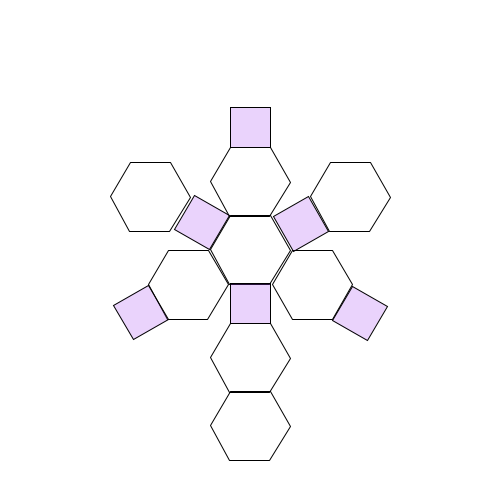
Frame 1 (no input)
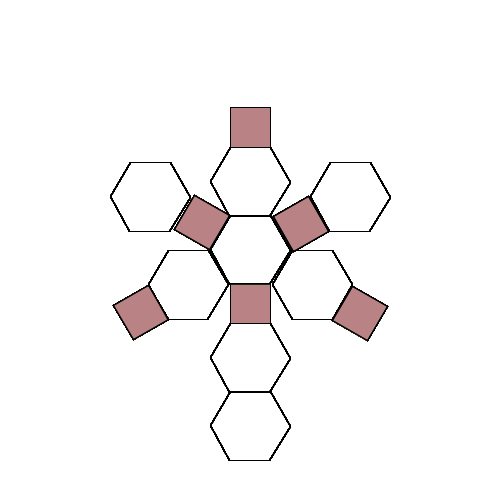
Frame 60 (the mouse pressed at the canvas centre just before this capture)
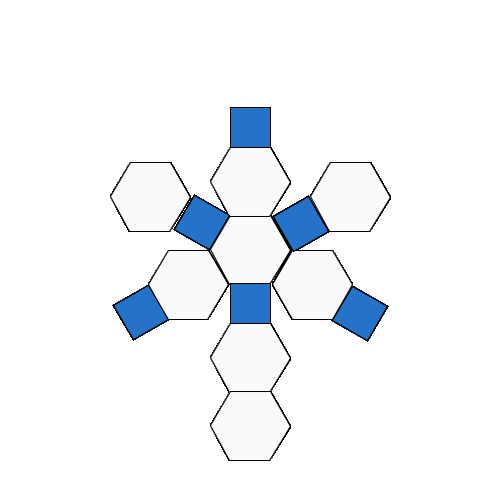
Frame 120 (the mouse held since frame 60 and released just before this capture)

The Processing sketch that drew these frames (run headless with seeded random() and noise(); from frame 60 on, the mouse is pressed at the canvas centre):

// Processing sketch: sketch_02_Exercise23
// ── sketch_02_Exercise23.pde
// Got stuck, used hexagon code from https://www.openprocessing.org/sketch/117535
// Truncated Octahedron
 
void setup() {
  size(500,500);
  background(255);
}
 
void draw() {
  fill(mouseX,mouseY,mouseX,mouseY);
  drawHexagon(250,250,40);
 
  pushMatrix();
  translate(0,-68);
  drawHexagon(250,250,40);
  translate(100,15);
  drawHexagon(250,250,40);
  translate(-200,0);
  drawHexagon(250,250,40);
  popMatrix();
 
  pushMatrix();
  translate(62.75,34.75);
  drawHexagon(250,250,40);
  popMatrix();
 
  pushMatrix();
  translate(-62,34.75);
  drawHexagon(250,250,40);
  popMatrix();
 
  pushMatrix();
  translate(0,108);
  drawHexagon(250,250,40);
  translate(0,68);
  drawHexagon(250,250,40);
  popMatrix();
 
  fill(random(255),random(255),random(255),random(255));
  rect(230,283,40,40);
 
  pushMatrix();
  translate(0,-176);
  rect(230,283,40,40);
  popMatrix();
 
  pushMatrix();
  translate(40,-68);
  rotate(-PI/6);
  rect(59.9,363.5,40,40);
  translate(-183,-3.5);
  rect(59.9,363.5,40,40);
  popMatrix();
 
  pushMatrix();
  translate(-170,100);
  rotate(-PI/3);
  rect(59.9,363.5,40,40);
  translate(0,182);
  rect(59.9,363.5,40,40);
  popMatrix();
}
 
void drawHexagon(float x, float y, float radius) {
  pushMatrix();
  translate(x, y);
  beginShape();
  for (int i = 0; i < 6; i++) {
    pushMatrix();
    float angle = PI*i/3;
    vertex(cos(angle) * radius, sin(angle) * radius);
    popMatrix();
  }
  endShape(CLOSE);
  popMatrix();
}
